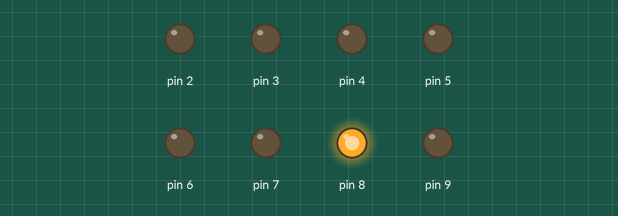
This sketch was run on a simulated Arduino Uno, built with avr-gcc and run on an emulated ATmega328P. Parts: output pins drawn as LEDs (lit = HIGH).

Above: at 0.2 s.
At 1.2 s:
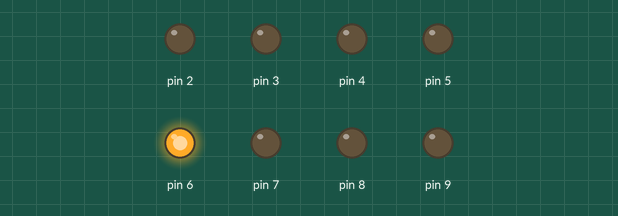
At 2.7 s:
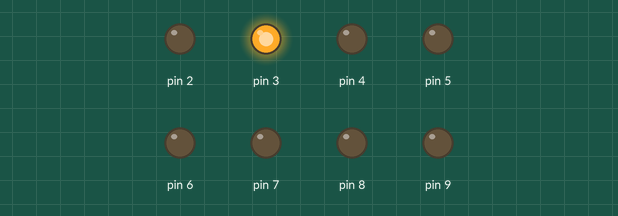
At 4.2 s:
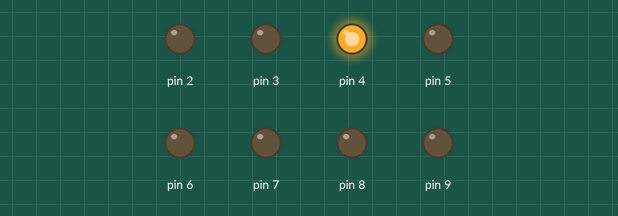
At 6.7 s:
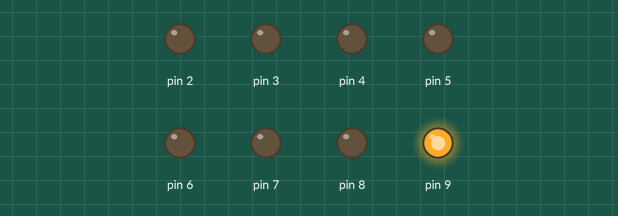
At 8.7 s:
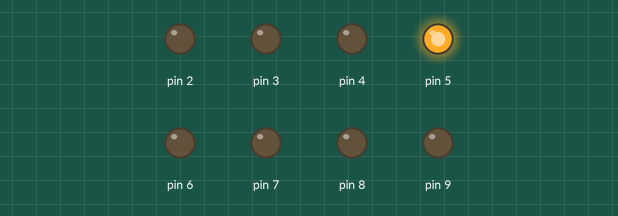
Timing chart, 0 to 9.1 s (numbered marks = the images above):
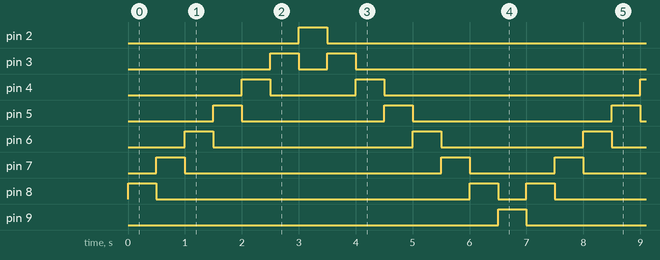

Measured:
- by itself, pin 2, pin 9: alternates HIGH for 0.50 s and LOW for 6.5 s
- by itself, pin 3: repeats every 7.0 s: LOW 0.50 s, HIGH 0.50 s, LOW 5.5 s, HIGH 0.50 s
- by itself, pin 4: repeats every 7.0 s: LOW 1.5 s, HIGH 0.50 s, LOW 4.5 s, HIGH 0.50 s
- by itself, pin 5: repeats every 7.0 s: LOW 2.5 s, HIGH 0.50 s, LOW 3.5 s, HIGH 0.50 s
- by itself, pin 6: repeats every 7.0 s: LOW 3.5 s, HIGH 0.50 s, LOW 2.5 s, HIGH 0.50 s
- by itself, pin 7: repeats every 7.0 s: LOW 4.5 s, HIGH 0.50 s, LOW 1.5 s, HIGH 0.50 s
- by itself, pin 8: repeats every 7.0 s: LOW 5.5 s, HIGH 0.50 s, LOW 0.50 s, HIGH 0.50 s

The sketch:

marek2.ino
```cpp
#include <ISADefinitions.h>
int i=1;
int r=0;
void setup() {

  pinMode(LED1, OUTPUT);
  pinMode(LED2, OUTPUT);
  pinMode(LED3, OUTPUT);
  pinMode(LED4, OUTPUT);
  pinMode(LED5, OUTPUT);
  pinMode(LED6, OUTPUT);
  pinMode(LED7, OUTPUT);
  pinMode(LED8, OUTPUT);

}

void loop() {

  digitalWrite(LEDS[i], HIGH);
 delay(500);
 digitalWrite(LEDS[i], LOW);
 if(i==7)
 {
 r=1;
 }
 else if(i==0)
 {
  r=0;
 }
  if(r==0)
  i++;
  else
  i--;


}
```
